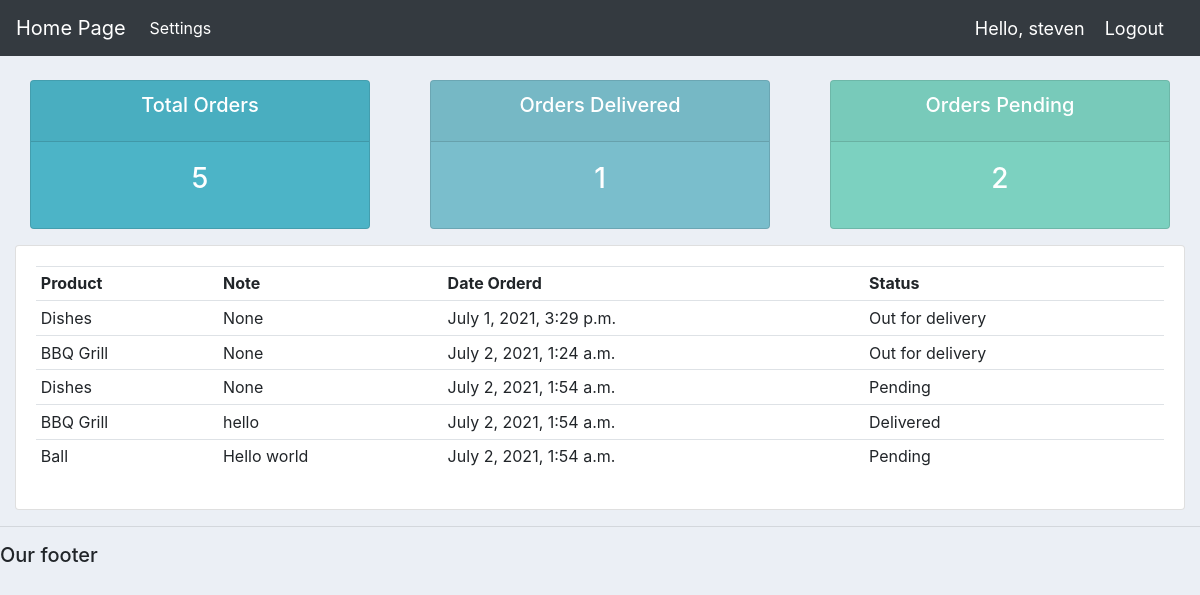
Page /user/ (signed in) on the committed database.
### account/models.py (models this page shows, shortened)
class Order(models.Model):
    STATUS = (
        ('Pending', 'Pending'),
        ('Out for delivery', 'Out for delivery'),
        ('Delivered', 'Delivered'),
    )
    customer = models.ForeignKey(Customer, null=True, on_delete=models.SET_NULL)
    product = models.ForeignKey(Product, null=True, on_delete=models.SET_NULL)
    date_create = models.DateTimeField(auto_now_add=True, null=True)
    status = models.CharField(max_length=200, null=True, choices=STATUS)
    note = models.CharField(max_length=200, null=True)

class Product(models.Model):
    CATEGORY = (
        ('Indoor', 'Indoor'),
        ('Our Door', 'Our Door'),
    )
    name = models.CharField(max_length=200, null=True)
    price = FloatField(null=True)
    category = models.CharField(max_length=200, null=True, choices=CATEGORY)
    description = models.CharField(max_length=200, null=True)
    date_create = models.DateTimeField(auto_now_add=True, null=True)
    tags = models.ManyToManyField(Tag)
    def __str__(self) :
        return self.name

### account/decorators.py (the view)
        def wrapper_func(request, *args, **kwargs):
            group = None
            if request.user.groups.exists():
                group = request.user.groups.all()[0].name
            if group in allowed_roles:
                return view_func(request, *args, **kwargs)
            else :
                return HttpResponse('You are not authorized to view')

### account/views.py (called while the page is built)
@login_required(login_url='login')
@allowed_users(allowed_roles=['customer'])
def userPage(reponse):
    orders = reponse.user.customer.order_set.all()
    total_or = orders.count()
    Delivered = orders.filter(status='Delivered').count()
    Pending = orders.filter(status='Pending').count()
    context = {'orders':orders, 'total_or':total_or, 'Delivered':Delivered, 'Pending':Pending}
    return render(reponse, 'accounts/user.html', context)

### account/templates/accounts/user.html
{% extends 'accounts/main.html' %}
{% block content %}
{% include 'accounts/status.html' %}
<div class="row">
	<div class="col-md">
		<div class="card card-body">
			<table class="table table-sm">
				<tr>
					<th>Product</th>
					<th>Note</th>
					<th>Date Orderd</th>
					<th>Status</th>
				</tr>
				{% for order in orders %}
					<tr>
						<td>{{order.product}}</td>
						<td>{{order.note}}</td>
						<td>{{order.date_create}}</td>
						<td>{{order.status}}</td>
					</tr>
				{% endfor %}
			</table>
		</div>
	</div>
</div>
{% endblock %}

### account/templates/accounts/navbar.html (shortened to what this page needs)
{% load static %}
<nav class="navbar navbar-expand-lg navbar-dark bg-dark">
    <a class="navbar-brand" href="#">Home Page</a>
    <div class="collapse navbar-collapse" id="navbarNav">
      <ul class="navbar-nav">
        {% if request.user.is_staff %}
        <li class="nav-item active">
          <a class="nav-link" href="{% url 'dashboard' %}">Dashboard</a>
        </li>
        <li class="nav-item active" >
          <a class="nav-link" href="{% url 'product' %}">Products</a>
        </li>
        {% else %}
        <li class="nav-item active" >
          <a class="nav-link" href="{% url 'account' %}">Settings</a>
        </li>
        {% endif %}
      </ul>
    </div>
    <span class="hello-msg">Hello, {{request.user}}</span>
    <spanv><a class="hello-msg" href="{% url 'logout' %}">Logout</a></span>
  </nav>

### static/css/main.css (style rules this page uses)
body { background-color: #ebeff5; }

### account/templates/accounts/navbar.html (style rules this page uses)
.hello-msg { font-size: 18px; color: #fff; margin-right: 20px; }

### rows in the picture
Order: product "Dishes", note "None", date_create "July 1, 2021, 3:29 p.m.", status "Out for delivery"
Order: product "BBQ Grill", note "None", date_create "July 2, 2021, 1:24 a.m.", status "Out for delivery"
Order: product "Dishes", note "None", date_create "July 2, 2021, 1:54 a.m.", status "Pending"
Order: product "BBQ Grill", note "hello", date_create "July 2, 2021, 1:54 a.m.", status "Delivered"
Order: product "Ball", note "Hello world", date_create "July 2, 2021, 1:54 a.m.", status "Pending"

### other values in the picture
{{ request.user }} "steven"
{{ total_or }} "5"
{{ Delivered }} "1"
{{ Pending }} "2"
